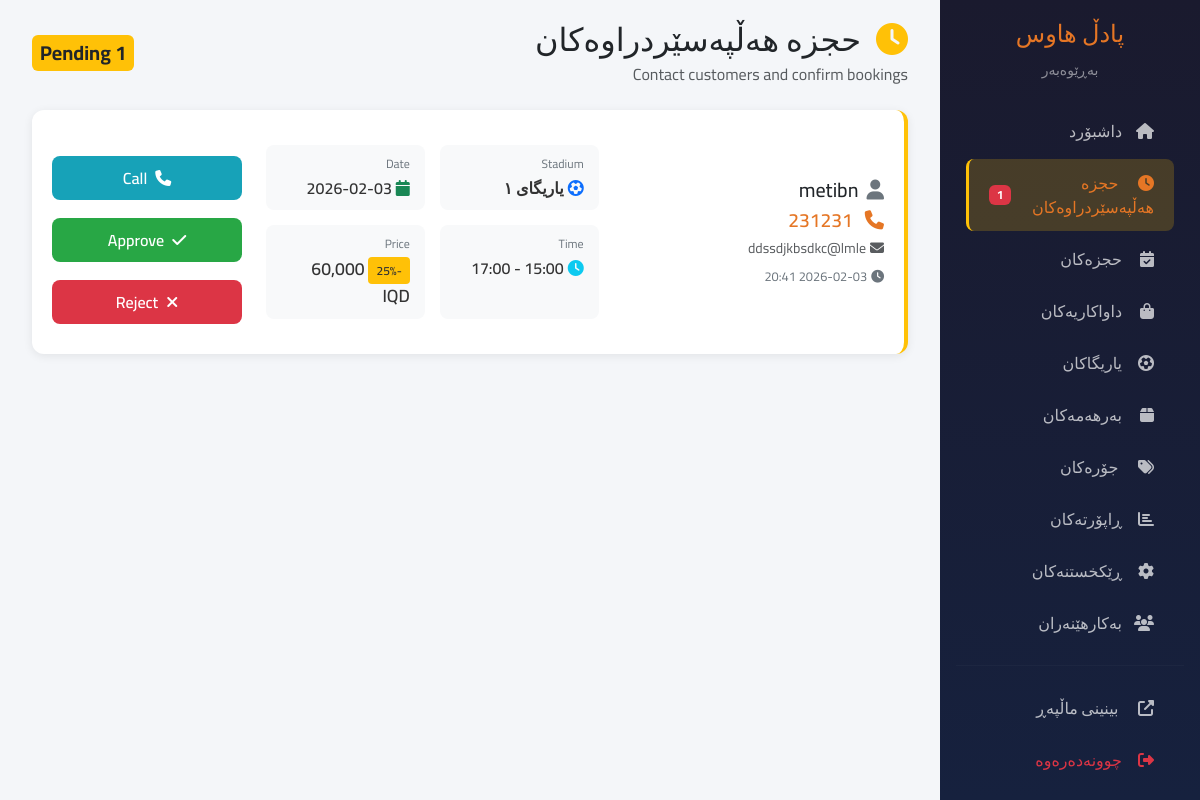
Page /admin/pending-bookings (signed in) on the committed database.
### app/models/booking.py (models this page shows, shortened)
class Booking(db.Model):
    __tablename__ = 'booking'
    id = db.Column(db.Integer, primary_key=True)
    stadium_id = db.Column(db.Integer, db.ForeignKey('stadium.id'), nullable=False)
    customer_name = db.Column(db.String(100), nullable=False)
    customer_phone = db.Column(db.String(20), nullable=False)
    customer_email = db.Column(db.String(100))
    date = db.Column(db.Date, nullable=False)
    start_time = db.Column(db.Time, nullable=False)
    end_time = db.Column(db.Time, nullable=False)
    duration_hours = db.Column(db.Integer, nullable=False)
    original_price = db.Column(db.Float, nullable=False)
    discount_percentage = db.Column(db.Integer, default=0)
    discount_amount = db.Column(db.Float, default=0)
    final_price = db.Column(db.Float, nullable=False)
    status = db.Column(db.String(20), default='pending')
    notes = db.Column(db.Text)
    rejection_reason = db.Column(db.String(255))
    created_at = db.Column(db.DateTime, default=datetime.utcnow)
    confirmed_at = db.Column(db.DateTime)  # When admin approved
    confirmed_by = db.Column(db.Integer, db.ForeignKey('user.id'))  # Admin who approved

### app/models/stadium.py (models this page shows, shortened)
class Stadium(db.Model):
    __tablename__ = 'stadium'
    id = db.Column(db.Integer, primary_key=True)
    name = db.Column(db.String(100), nullable=False, unique=True)
    description = db.Column(db.Text)
    location = db.Column(db.String(200))
    price_per_hour = db.Column(db.Float, default=80000)
    is_active = db.Column(db.Boolean, default=True)
    image_url = db.Column(db.String(200))
    created_at = db.Column(db.DateTime, default=datetime.utcnow)
    bookings = db.relationship('Booking', backref='stadium', lazy=True, cascade='all, delete-orphan')

### app/routes/admin.py (the view)
@admin_bp.route('/pending-bookings')
@login_required
def pending_bookings():
    bookings = Booking.query.filter_by(status='pending').order_by(Booking.created_at.desc()).all()
    stadiums = Stadium.query.all()
    return render_template('admin/pending_bookings.html',
                           bookings=bookings,
                           stadiums=stadiums)

### app/routes/admin.py (called while the page is built)
@admin_bp.app_context_processor
def inject_pending_count():
    if current_user.is_authenticated:
        pending_bookings_count = Booking.query.filter_by(status='pending').count()
        return {'pending_bookings_count': pending_bookings_count}
    return {'pending_bookings_count': 0}

### app/translations.py (called while the page is built)
def get_translation(key, lang='ku'):
    if lang not in TRANSLATIONS:
        lang = 'ku'  # Default to Kurdish
    return TRANSLATIONS.get(lang, {}).get(key, key)

### app/templates/admin/pending_bookings.html (shortened to what this page needs)
{% extends "admin/base_admin.html" %}
{% block content %}
<div class="container-fluid">
    <div class="d-flex justify-content-between align-items-center mb-4">
        <div>
            <h2 class="mb-1">
                <i class="fas fa-clock text-warning me-2"></i>
                {% if current_lang == 'ku' %}حجزە هەڵپەسێردراوەکان{% elif current_lang == 'ar' %}الحجوزات المعلقة{% else %}Pending Bookings{% endif %}
            </h2>
            <p class="text-muted mb-0">
                {% if current_lang == 'ar' %}تواصل مع العملاء وقم بتأكيد الحجوزات{% else %}Contact customers and confirm bookings{% endif %}
            </p>
        </div>
        <span class="badge bg-warning text-dark fs-5 p-2">{{ bookings|length }} {% if current_lang == 'ar' %}قيد الانتظار{% else %}Pending{% endif %}</span>
    </div>
    {% if bookings %}
    <div class="bookings-list">
        {% for booking in bookings %}
        <div class="booking-card" id="booking-{{ booking.id }}">
            <div class="row align-items-center">
                <div class="col-md-4">
                    <h5 class="mb-1"><i class="fas fa-user me-2 text-secondary"></i>{{ booking.customer_name }}</h5>
                    <div class="customer-phone">
                        <i class="fas fa-phone me-2"></i>
                        <a href="tel:{{ booking.customer_phone }}">{{ booking.customer_phone }}</a>
                    </div>
                    {% if booking.customer_email %}
                    <small class="text-muted"><i class="fas fa-envelope me-1"></i>{{ booking.customer_email }}</small>
                    {% endif %}
                    <div class="time-ago mt-2">
                        <i class="fas fa-clock me-1"></i>{{ booking.created_at.strftime('%Y-%m-%d %H:%M') }}
                    </div>
                </div>
                <div class="col-md-5">
                    <div class="booking-info">
                        <div class="info-item">
                            <label>{% if current_lang == 'ar' %}الملعب{% else %}Stadium{% endif %}</label>
                            <span><i class="fas fa-futbol me-1 text-primary"></i>{{ booking.stadium.name }}</span>
                        </div>
                        <div class="info-item">
                            <label>{% if current_lang == 'ar' %}التاريخ{% else %}Date{% endif %}</label>
                            <span><i class="fas fa-calendar me-1 text-success"></i>{{ booking.date.strftime('%Y-%m-%d') }}</span>
                        </div>
                        <div class="info-item">
                            <label>{% if current_lang == 'ar' %}الوقت{% else %}Time{% endif %}</label>
                            <span><i class="fas fa-clock me-1 text-info"></i>{{ booking.start_time.strftime('%H:%M') }} - {{ booking.end_time.strftime('%H:%M') }}</span>
                        </div>
                        <div class="info-item">
                            <label>{% if current_lang == 'ar' %}السعر{% else %}Price{% endif %}</label>
                            <span class="price-tag">
                                {% if booking.discount_percentage > 0 %}<span class="discount-badge">-{{ booking.discount_percentage }}%</span>{% endif %}
                                {{ "{:,.0f}".format(booking.final_price) }} IQD
                            </span>
                        </div>
                    </div>
                </div>
                <div class="col-md-3">
                    <div class="action-buttons flex-column">
                        <a href="tel:{{ booking.customer_phone }}" class="btn btn-call w-100 mb-2">
                            <i class="fas fa-phone me-2"></i>{% if current_lang == 'ar' %}اتصال{% else %}Call{% endif %}
                        </a>
                        <button class="btn btn-approve w-100 mb-2" onclick="approveBooking({{ booking.id }})">
                            <i class="fas fa-check me-2"></i>{% if current_lang == 'ar' %}قبول{% else %}Approve{% endif %}
                        </button>
                        <button class="btn btn-reject w-100" onclick="showRejectModal({{ booking.id }})">
                            <i class="fas fa-times me-2"></i>{% if current_lang == 'ar' %}رفض{% else %}Reject{% endif %}
                        </button>
                    </div>
                </div>
            </div>
        </div>
        {% endfor %}
    </div>
    {% endif %}
</div>
{% endblock %}

### app/templates/admin/pending_bookings.html (style rules this page uses)
.booking-card { background: #fff; border-radius: 12px; padding: 20px; margin-bottom: 15px; box-shadow: 0 2px 10px rgba(0,0,0,0.08); border-right: 4px solid #ffc107; transition: all 0.3s ease; }
.customer-phone { font-size: 1.2rem; font-weight: 600; color: var(--primary-color); }
.customer-phone a { color: var(--primary-color); text-decoration: none; }
.booking-info { display: grid; grid-template-columns: repeat(auto-fit, minmax(150px, 1fr)); gap: 15px; margin: 15px 0; }
.info-item { background: #f8f9fa; padding: 10px 15px; border-radius: 8px; }
.info-item label { font-size: 0.75rem; color: #6c757d; display: block; margin-bottom: 3px; }
.info-item span { font-weight: 600; color: #333; }
.action-buttons { display: flex; gap: 10px; margin-top: 15px; }
.btn-approve { background: #28a745; border: none; color: #fff; padding: 10px 25px; border-radius: 8px; font-weight: 600; }
.btn-reject { background: #dc3545; border: none; color: #fff; padding: 10px 25px; border-radius: 8px; font-weight: 600; }
.btn-call { background: #17a2b8; border: none; color: #fff; padding: 10px 25px; border-radius: 8px; font-weight: 600; }
.price-tag { font-size: 1.1rem; font-weight: 700; color: #28a745; }
.discount-badge { background: #ffc107; color: #000; padding: 2px 8px; border-radius: 4px; font-size: 0.75rem; }
.time-ago { font-size: 0.8rem; color: #6c757d; }

### rows in the picture
Booking: customer_name "metibn", customer_phone "231231", customer_email "ddssdjkbsdkc@lmle", created_at "2026-02-03 20:41", stadium.name "یاریگای ١", date "2026-02-03", end_time "17:00", discount_percentage "25", final_price "60,000"

### other values in the picture
{{ t('site_name') }} "پادڵ هاوس"
{{ t('admin') }} "بەڕێوەبەر"
{{ t('dashboard') }} "داشبۆرد"
{{ pending_bookings_count }} "1"
{{ t('bookings') }} "حجزەکان"
{{ t('orders') }} "داواکاریەکان"
{{ t('stadiums') }} "یاریگاکان"
{{ t('products') }} "بەرهەمەکان"
{{ t('reports') }} "ڕاپۆرتەکان"
{{ t('settings') }} "ڕێکخستنەکان"
{{ t('users') }} "بەکارهێنەران"
{{ t('logout') }} "چوونەدەرەوە"
{{ bookings|length }} "1"
